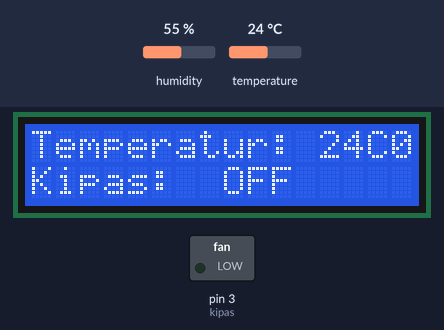
Recording of a sketch running on a simulated Arduino Uno, built with avr-gcc and run on an emulated ATmega328P. Shown: 16×2 character LCD, switched loads named in the sketch (green lamp = pin HIGH). Inputs (shaded band) come from the test bench; at power-on: temperature 24 °C, humidity 55 %.

Above: at 1.2 s.
1.3 s: temperature set to 26 °C
At 3.4 s:
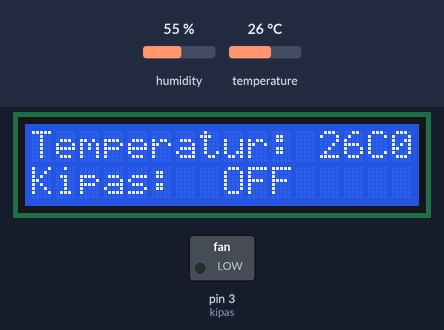
4.1 s: temperature set to 29 °C
At 5.6 s:
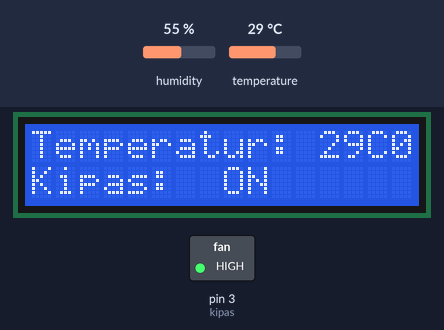
6.9 s: temperature set to 12 °C
At 9.0 s:
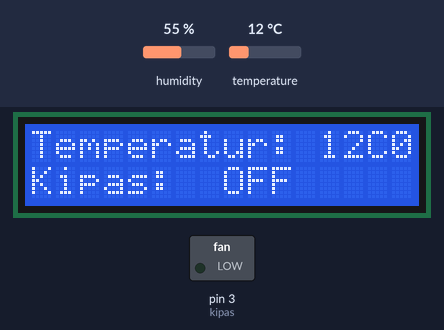
Timing chart, 0 to 10.5 s (numbered marks = the images above; inputs shaded):
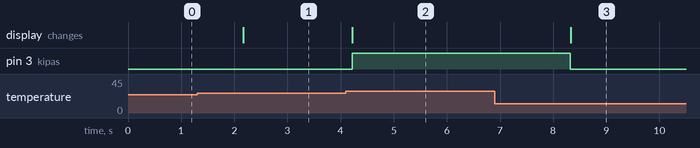

The sketch:

kontrol_kipas_berdasarkan_suhu.ino
```cpp
#include <Wire.h>
#include <LiquidCrystal_I2C.h> // library for LCD
#include <DHT.h>  // library for DHT11 sensor

LiquidCrystal_I2C lcd(0x27, 16, 2); // Set the LCD address to 0x27 for a 16 chars and 2 line display
DHT dht(2, DHT11); // Pin 2, Type DHT11

const int kipas = 3; // Pin for the fan

void setup() {
  Serial.begin(9600);       // Start serial communication at 9600 baud rate
  dht.begin();              // Initialize DHT sensor
  lcd.begin(16, 2);         // Initialize LCD with 16 columns and 2 rows
  pinMode(kipas, OUTPUT);   // Set the fan pin as output
}

void loop() {
  float kelembaban = dht.readHumidity();     // Read humidity
  float suhu = dht.readTemperature();        // Read temperature in Celsius

  // Check if any reads failed and exit early (to try again).
  if (isnan(kelembaban) || isnan(suhu)) {
    Serial.println("Failed to read from DHT sensor!");
    return;
  }

  lcd.setCursor(0, 0);      // Set cursor to first row, first column
  lcd.print("Temperatur:"); // Print "Temperatur:" label
  lcd.setCursor(12, 0);     // Set cursor to first row, 13th column
  lcd.print(suhu);          // Print temperature value
  lcd.setCursor(14, 0);     // Set cursor to first row, 15th column
  lcd.print("C");           // Print "C" for Celsius

  lcd.setCursor(0, 1);      // Set cursor to second row, first column
  lcd.print("Kipas: ");     // Print "Kipas:" label

  lcd.setCursor(8, 1);      // Set cursor to second row, 9th column
  if (suhu > 27) {
    digitalWrite(kipas, HIGH);  // Turn the fan on
    lcd.print("ON ");           // Print "ON" on the LCD
  } else {
    digitalWrite(kipas, LOW);   // Turn the fan off
    lcd.print("OFF");           // Print "OFF" on the LCD
  }

  delay(2000);  // Wait for 2 seconds before next read
}
```

Measured:
- the behaviour switches between 27 and 28 °C on temperature (found by bisection; images 1 and 2)
- after the input at 1.3 s, the display: changes after 0.87 s (image 1)
- after the input at 4.1 s, pin 3 (kipas): LOW → HIGH after 0.12 s; the display: changes after 0.12 s (image 2)
- after the input at 6.9 s, pin 3 (kipas): HIGH → LOW after 1.4 s; the display: changes after 1.4 s (image 3)
